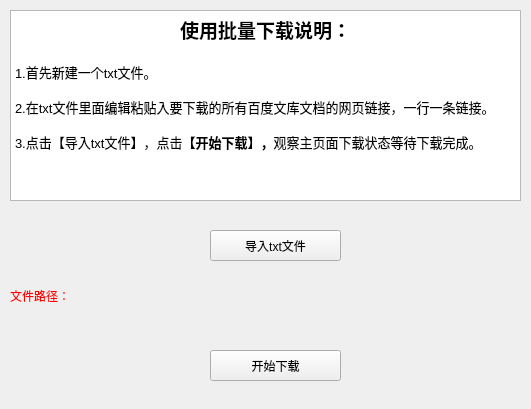
<?xml version="1.0" encoding="UTF-8"?>
<ui version="4.0">
 <class>Form</class>
 <widget class="QWidget" name="Form">
  <property name="geometry">
   <rect>
    <x>0</x>
    <y>0</y>
    <width>531</width>
    <height>409</height>
   </rect>
  </property>
  <property name="windowTitle">
   <string>Form</string>
  </property>
  <widget class="QTextBrowser" name="textBrowser">
   <property name="geometry">
    <rect>
     <x>10</x>
     <y>10</y>
     <width>511</width>
     <height>191</height>
    </rect>
   </property>
   <property name="html">
    <string>&lt;!DOCTYPE HTML PUBLIC &quot;-//W3C//DTD HTML 4.0//EN&quot; &quot;http://www.w3.org/TR/REC-html40/strict.dtd&quot;&gt;
&lt;html&gt;&lt;head&gt;&lt;meta name=&quot;qrichtext&quot; content=&quot;1&quot; /&gt;&lt;style type=&quot;text/css&quot;&gt;
p, li { white-space: pre-wrap; }
&lt;/style&gt;&lt;/head&gt;&lt;body style=&quot; font-family:'SimSun'; font-size:9pt; font-weight:400; font-style:normal;&quot;&gt;
&lt;p align=&quot;center&quot; style=&quot; margin-top:0px; margin-bottom:0px; margin-left:0px; margin-right:0px; -qt-block-indent:0; text-indent:0px;&quot;&gt;&lt;span style=&quot; font-size:14pt; font-weight:600;&quot;&gt;使用批量下载说明：&lt;/span&gt;&lt;/p&gt;
&lt;p style=&quot;-qt-paragraph-type:empty; margin-top:0px; margin-bottom:0px; margin-left:0px; margin-right:0px; -qt-block-indent:0; text-indent:0px; font-size:11pt; font-weight:600;&quot;&gt;&lt;br /&gt;&lt;/p&gt;
&lt;p style=&quot; margin-top:0px; margin-bottom:0px; margin-left:0px; margin-right:0px; -qt-block-indent:0; text-indent:0px;&quot;&gt;&lt;span style=&quot; font-size:10pt;&quot;&gt;1.首先新建一个txt文件。&lt;/span&gt;&lt;/p&gt;
&lt;p style=&quot;-qt-paragraph-type:empty; margin-top:0px; margin-bottom:0px; margin-left:0px; margin-right:0px; -qt-block-indent:0; text-indent:0px; font-size:10pt;&quot;&gt;&lt;br /&gt;&lt;/p&gt;
&lt;p style=&quot; margin-top:0px; margin-bottom:0px; margin-left:0px; margin-right:0px; -qt-block-indent:0; text-indent:0px;&quot;&gt;&lt;span style=&quot; font-size:10pt;&quot;&gt;2.在txt文件里面编辑粘贴入要下载的所有百度文库文档的网页链接，一行一条链接。&lt;/span&gt;&lt;/p&gt;
&lt;p style=&quot;-qt-paragraph-type:empty; margin-top:0px; margin-bottom:0px; margin-left:0px; margin-right:0px; -qt-block-indent:0; text-indent:0px; font-size:10pt;&quot;&gt;&lt;br /&gt;&lt;/p&gt;
&lt;p style=&quot; margin-top:0px; margin-bottom:0px; margin-left:0px; margin-right:0px; -qt-block-indent:0; text-indent:0px;&quot;&gt;&lt;span style=&quot; font-size:10pt;&quot;&gt;3.点击【导入txt文件】，点击&lt;/span&gt;&lt;span style=&quot; font-size:10pt; font-weight:600;&quot;&gt;【开始下载】，&lt;/span&gt;&lt;span style=&quot; font-size:10pt;&quot;&gt;观察主页面下载状态等待下载完成。&lt;/span&gt;&lt;/p&gt;&lt;/body&gt;&lt;/html&gt;</string>
   </property>
  </widget>
  <widget class="QPushButton" name="pushButton_txt">
   <property name="geometry">
    <rect>
     <x>210</x>
     <y>230</y>
     <width>131</width>
     <height>31</height>
    </rect>
   </property>
   <property name="styleSheet">
    <string notr="true">font: 12pt &quot;楷体&quot;;</string>
   </property>
   <property name="text">
    <string>导入txt文件</string>
   </property>
  </widget>
  <widget class="QPushButton" name="pushButton_download">
   <property name="geometry">
    <rect>
     <x>210</x>
     <y>350</y>
     <width>131</width>
     <height>31</height>
    </rect>
   </property>
   <property name="styleSheet">
    <string notr="true">font: 12pt &quot;楷体&quot;;</string>
   </property>
   <property name="text">
    <string>开始下载</string>
   </property>
  </widget>
  <widget class="QLabel" name="label_path">
   <property name="geometry">
    <rect>
     <x>10</x>
     <y>280</y>
     <width>511</width>
     <height>31</height>
    </rect>
   </property>
   <property name="styleSheet">
    <string notr="true">font: 10pt &quot;楷体&quot;;
color: rgb(255, 0, 0);</string>
   </property>
   <property name="text">
    <string>文件路径：</string>
   </property>
  </widget>
 </widget>
 <resources/>
 <connections/>
</ui>
